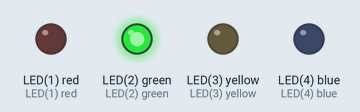
The program below on a simulated pyboard running MicroPython. Shown: output pins drawn as LEDs (lit = HIGH). Library files of the repository ran but are not shown: 1 file(s).

Above: at 0.15 s.
At 0.65 s:
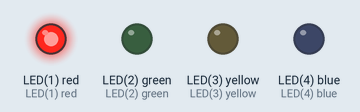
At 1.55 s:
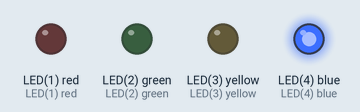
At 2.85 s:
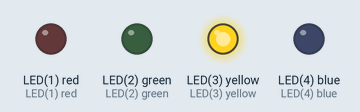
Timing chart, 0 to 3.1 s (numbered marks = the images above):
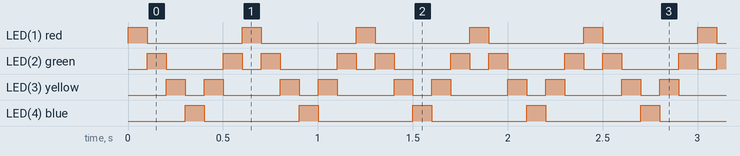

The program:

main.py
```python
###############################################################################
# main.py
#
# main script to toggle the onboard LEDs to create a "Knight Rider" effect.
#
# Note: There are definitely more efficient ways to do this.
#
# Created: 03/15/19
#   - Joshua Vaughan
#   - joshua.vaughan@louisiana.edu
#   - http://www.ucs.louisiana.edu/~jev9637
#
# Modified:
#   *
#
# TODO:
#   *
###############################################################################

import pyb      # import the pyboard module
import time     # import the time module

# Assign the names to the onboard LEDs
RED_LED = pyb.LED(1)
GREEN_LED = pyb.LED(2)
YELLOW_LED = pyb.LED(3)
BLUE_LED = pyb.LED(4)

# Create a list of those LEDs, so that we can use them via index
leds = (RED_LED, GREEN_LED, YELLOW_LED, BLUE_LED)

SLEEP_TIME = 100    # Number of ms to sleep between toggling LEDs

going = True        # True if we're moving from low to high number LEDs
counter = 1

# Turn on LED1 (Red) before the loop starts
leds[0].on()
time.sleep_ms(SLEEP_TIME)

try:
    # This for loop will run indefiniely. The finally will trun off all LEDs
    while(True):
        #print('counter = {:d}'.format(counter))

        if going:  # moving from low number LEDs to high
            leds[counter].toggle()      # This should turn on the counter LED
            leds[counter-1].toggle()    # and turn off counter-1
            time.sleep_ms(SLEEP_TIME)

            # When we get to the end switch directions
            if counter == 3:
                going = False
            else:
                counter = counter + 1

        else:  # moving from high number LEDs to low
            leds[counter].toggle()      # This should turn off the counter LED
            leds[counter-1].toggle()    # and turn on counter-1
            time.sleep_ms(SLEEP_TIME)

            # When we get to the end switch directions
            if counter == 1:
                going = True
            else:
                counter = counter - 1

finally:
    print("Turning off all LEDs...")
    # Turn off all LEDs
    for led in leds:
        led.off()
```

Measured:
- by itself, LED(1) red, LED(4) blue: alternates HIGH for 0.10 s and LOW for 0.50 s
- by itself, LED(2) green: repeats every 0.60 s: LOW 0.30 s, HIGH 0.10 s, LOW 0.10 s, HIGH 0.10 s
- by itself, LED(3) yellow: repeats every 0.60 s: LOW 0.10 s, HIGH 0.10 s, LOW 0.30 s, HIGH 0.10 s
